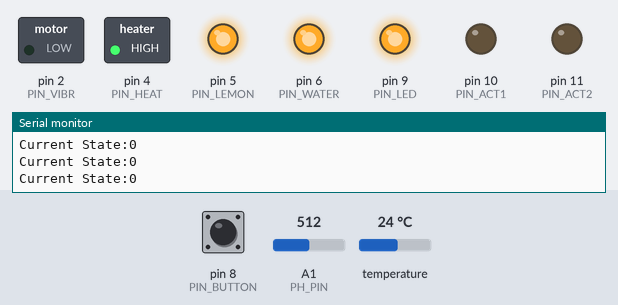
The program below on a simulated Arduino Uno, built with avr-gcc and run on an emulated ATmega328P. Parts: switched loads named in the program (green lamp = pin HIGH), output pins drawn as LEDs (lit = HIGH), the last lines printed to the serial monitor. Inputs (shaded band) come from the test bench; at power-on: pin 8 (PIN_BUTTON) LOW, temperature 24 °C, A1 (PH_PIN) = 512.

Above: at 1.8 s.
1.9 s: pin 8 (PIN_BUTTON) pulled HIGH for 0.6 s
At 3.5 s:
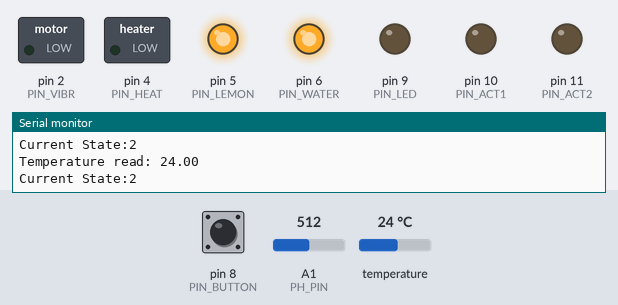
4.0 s: temperature set to 30 °C
5.5 s: temperature set to 33 °C
At 6.0 s:
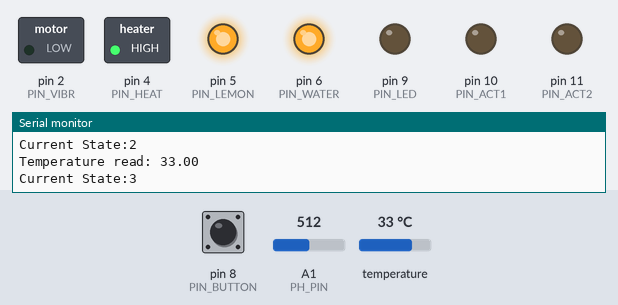
At 7.6 s:
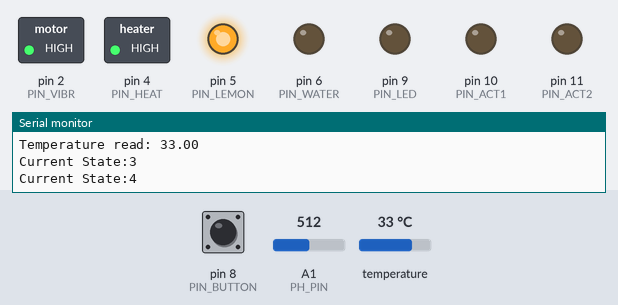
Timing chart, 0 to 14.5 s (numbered marks = the images above; inputs shaded):
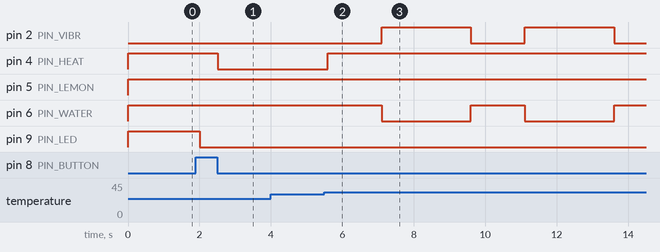

Measured:
- the behaviour switches between 31 and 32 °C on temperature (found by bisection; images 1 and 2)
- after the input at 1.9 s, pin 4 (PIN_HEAT): HIGH → LOW after 0.61 s; pin 9 (PIN_LED): HIGH → LOW after 0.10 s
- after the input at 5.5 s, pin 2 (PIN_VIBR): alternates HIGH for 2.5 s and LOW for 1.5 s, starting after 1.6 s; pin 4 (PIN_HEAT): LOW → HIGH after 0.09 s; pin 6 (PIN_WATER): alternates HIGH for 1.5 s and LOW for 2.5 s, starting after 1.6 s

The program:

main.cpp
```cpp
#include <Arduino.h>
#include <Wire.h>
#include <SPI.h>
#include <Adafruit_BMP280.h>
#include "DFRobot_PH.h"
#include <EEPROM.h>
#include <OneWire.h>
#include <DS18B20.h>
#include "DHT.h"


#define DESIRED_TEMP 32
#define DESIRED_PH   4
#define PH_THRESHOLD 0.5
#define VALVE_TIME   2
#define ACT_TIME     20

float pH_value;
float temp;
float press;
float hum;
float sol_temp;

#define PIN_VIBR     2
#define PIN_HEAT     4
#define PIN_LEMON    5
#define PIN_WATER    6
#define PIN_BUTTON   8
#define PIN_LED      9
#define PIN_ACT1     10
#define PIN_ACT2     11
#define ONE_WIRE_BUS 12
#define PIN_DHT      13
#define PH_PIN       A1

Adafruit_BMP280 bmp; // I2C
OneWire oneWire(ONE_WIRE_BUS);
DS18B20 sensor(&oneWire);
DFRobot_PH ph;
#define DHTTYPE DHT11   // DHT 11
DHT dht(PIN_DHT, DHTTYPE);

bool print_flag = true;
int state;

bool get_button();
void set_output(int pin, bool status);
void end_loop();
float readPH();
float readSolTemp();
void printValues();

void setup() {

  Serial.begin(9600);

  pinMode(PIN_ACT1, OUTPUT);
  pinMode(PIN_ACT2, OUTPUT);
  pinMode(PIN_BUTTON, INPUT);
  pinMode(PIN_LED, OUTPUT);
  pinMode(PIN_HEAT, OUTPUT);
  pinMode(PIN_LEMON, OUTPUT);
  pinMode(PIN_WATER, OUTPUT);
  pinMode(PIN_VIBR, OUTPUT);

  unsigned status = bmp.begin();
  if (!status) Serial.println("BMP280 failure");
  else {
    /* Default settings from datasheet. */
    bmp.setSampling(Adafruit_BMP280::MODE_NORMAL,     /* Operating Mode. */
                    Adafruit_BMP280::SAMPLING_X8,     /* Temp. oversampling */
                    Adafruit_BMP280::SAMPLING_X16,    /* Pressure oversampling */
                    Adafruit_BMP280::FILTER_X16,      /* Filtering. */
                    Adafruit_BMP280::STANDBY_MS_500); /* Standby time. */
  }

  sensor.begin();
  sensor.setResolution(12);

  ph.begin();

  dht.begin();

  state = 0;
  if(print_flag) Serial.println("Started");

}


void loop() {

  switch (state) {

    // wait state
    case 0: {
      if(get_button()) state++;
      break;
    }

    // read temperature
    case 1: {

      sol_temp = readSolTemp();

      if(print_flag){
        Serial.print("Temperature read: ");
        Serial.println(sol_temp);
      }

      if(sol_temp>=DESIRED_TEMP) state=3;
      else{
        if(print_flag) Serial.println("Wrong temperature.");
        state = 2;
      }

      break;

    }

    // heat
    case 2: {

      sol_temp = readSolTemp();

      if(print_flag){
        Serial.print("Temperature read: ");
        Serial.println(sol_temp);
      }

      if(sol_temp>=DESIRED_TEMP) {
        state++;
      }
      break;

    }

    // read pH
    case 3: {

      pH_value = readPH();

      if(pH_value < DESIRED_PH - PH_THRESHOLD) state = 4;
      else if(pH_value > DESIRED_PH + PH_THRESHOLD) state = 5;
      else state = 6;

      break;

    }

    // increase pH
    case 4: {
      delay(VALVE_TIME*1000);
      state = 3;
      break;
    }

    // decrease pH
    case 5: {
      delay(VALVE_TIME*1000);
      state = 3;
      break;
    }

    // correct pH; wait for button
    case 6: {
      if(get_button()) state++;
      break;
    }

    // take measurements
    case 7: {

      pH_value = readPH();
      temp = bmp.readTemperature();
      press = bmp.readPressure();
      hum = dht.readHumidity();
      sol_temp = readSolTemp();

      printValues();

      state++;
      break;

    }

    // extend actuator
    case 8: {

      delay(ACT_TIME*1000);
      state++;
      break;

    }

    // retract actuator
    case 9: {

      delay(ACT_TIME*1000);
      state=0;
      break;

    }

    default:
      state = 0;
      break;
  }

  end_loop();

}


void end_loop() {

  if(print_flag){
    Serial.print("Current State:");
    Serial.println(state);
  }

  set_output(PIN_LED, state==0 || state == 6);
  set_output(PIN_HEAT, state==2);
  set_output(PIN_WATER, state==4);
  set_output(PIN_LEMON, state==5);
  set_output(PIN_VIBR, state==4 || state == 5);
  set_output(PIN_ACT1, state==9);
  set_output(PIN_ACT2, state==8);

  delay(500);

}

bool get_button() {
  return (bool)digitalRead(PIN_BUTTON);
}

void set_output(int pin, bool status) {
  if(pin==PIN_WATER || pin==PIN_LEMON || pin==PIN_HEAT) status=!status;
  digitalWrite(pin, status);
}

float readSolTemp() {
  sensor.requestTemperatures();
  while (!sensor.isConversionComplete());  // wait until sensor is ready
  return sensor.getTempC();
}

float readPH() {

  float voltagePH,temperature;

  delay(1000);

  temperature = readSolTemp();                   // read your temperature sensor to execute temperature compensation
  voltagePH = analogRead(PH_PIN)/1024.0*5000;          // read the ph voltage
  return ph.readPH(voltagePH,temperature);       // convert voltage to pH with temperature compensation

}

void printValues() {

  Serial.print("sample:");

  Serial.print(pH_value);
  Serial.print(",");

  Serial.print(temp);
  Serial.print(",");

  Serial.print(press);
  Serial.print(",");

  Serial.print(hum);
  Serial.print(",");

  Serial.println(sol_temp);

}
```

serial_printf.cpp
```cpp
#include "serial_printf.hpp"

#define BAUD_RATE 57600
#define BAUD_PRESCALE ((F_CPU / (BAUD_RATE * 16UL)) - 1)

void serial_begin(unsigned long baud) {
  UBRR0H = (unsigned char)(BAUD_PRESCALE >> 8);
  UBRR0L = (unsigned char)(BAUD_PRESCALE);
  UCSR0B |= (1 << TXEN0);
  UCSR0C |= (1 << UCSZ01) | (1 << UCSZ00);
}

int serial_putchar(char c, FILE *stream) {
  if (c == '\n') {
    serial_putchar('\r', stream);
  }
  loop_until_bit_is_set(UCSR0A, UDRE0);
  UDR0 = c;
  return 0;
}

void serial_print_float(float value, int decimalPlaces) {
  char buffer[32];
  dtostrf(value, 0, decimalPlaces, buffer);
  fputs(buffer, stdout);
}

void serial_print_int32(int32_t value) {
  char buffer[12];
  snprintf(buffer, sizeof(buffer), "%" PRId32, value);
  fputs(buffer, stdout);
}
```

serial_printf.hpp
```cpp
#ifndef SERIAL_PRINT_HPP
#define SERIAL_PRINT_HPP

#include <stdio.h>
#include <stdlib.h>
#include <inttypes.h>
#include <avr/io.h>

void serial_begin(unsigned long baud);
int serial_putchar(char c, FILE *stream);
void serial_print_float(float value, int decimalPlaces);
void serial_print_int32(int32_t value);

#endif
```
